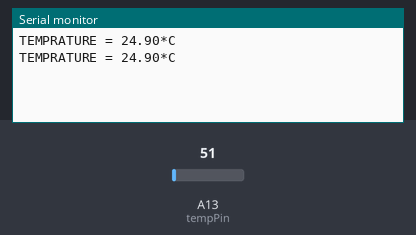
Bench run of a sketch on a simulated Arduino Mega 2560, built with avr-gcc and run on an emulated ATmega2560. Parts: the last lines printed to the serial monitor. The inputs (shaded band) are chosen by the test bench; at power-on: A13 (tempPin) = 51.

Above: at 1.8 s.
1.9 s: A13 (tempPin) set to 61
At 2.8 s:
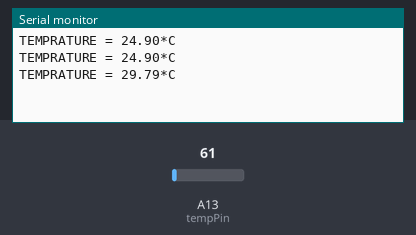
3.4 s: A13 (tempPin) set to 71
At 4.8 s:
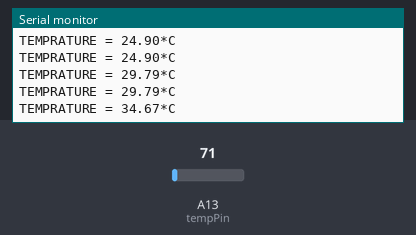
Timing chart, 0 to 6.4 s (numbered marks = the images above; inputs shaded):
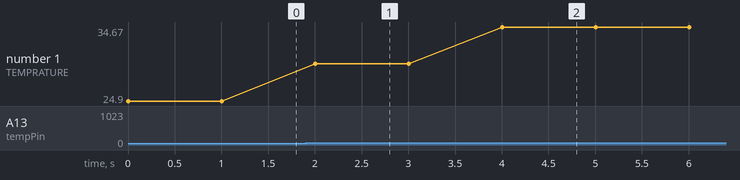

Measured:
- after the input at 1.9 s, the serial monitor: prints a new line after 0.10 s (image 1)
- after the input at 3.4 s, the serial monitor: prints a new line after 0.60 s (image 2)
- plotted number 1: 24.9 → 29.79 after the input at 1.9 s, 29.79 → 34.67 after the input at 3.4 s

The sketch:

LM35_analog_temp_sensor_Serial.ino
```cpp
#define tempPin A13
int value;


void setup()
{
  Serial.begin(9600);
}
void loop()
{
  value = analogRead(tempPin);
  float mv = ( value / 1024.0) * 5000;
  float cel = mv / 10;
  Serial.print("TEMPRATURE = ");
  Serial.print(cel);
  Serial.print("*C");
  Serial.println();
  delay(1000);
}
```
